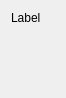
<?xml version="1.0" encoding="UTF-8"?>
<ui version="4.0">
 <class>Test</class>
 <widget class="QWidget" name="Test">
  <property name="geometry">
   <rect>
    <x>0</x>
    <y>0</y>
    <width>66</width>
    <height>98</height>
   </rect>
  </property>
  <property name="windowTitle">
   <string>Test</string>
  </property>
  <layout class="QVBoxLayout" name="verticalLayout">
   <item>
    <widget class="QLabel" name="label">
     <property name="text">
      <string>Label</string>
     </property>
    </widget>
   </item>
   <item>
    <widget class="IntEditor" name="intEditor" native="true">
     <property name="sizePolicy">
      <sizepolicy hsizetype="Maximum" vsizetype="Preferred">
       <horstretch>0</horstretch>
       <verstretch>0</verstretch>
      </sizepolicy>
     </property>
    </widget>
   </item>
   <item>
    <widget class="DoubleEditor" name="double_editor" native="true"/>
   </item>
   <item>
    <widget class="TwoIntEditor" name="two_int_editor" native="true"/>
   </item>
   <item>
    <widget class="TwoDoubleEditor" name="two_double_editor" native="true"/>
   </item>
  </layout>
 </widget>
 <customwidgets>
  <customwidget>
   <class>IntEditor</class>
   <extends>QWidget</extends>
   <header>./widgets/editors/number_editor.h</header>
   <container>1</container>
  </customwidget>
  <customwidget>
   <class>DoubleEditor</class>
   <extends>QWidget</extends>
   <header>./widgets/editors/number_editor.h</header>
   <container>1</container>
  </customwidget>
  <customwidget>
   <class>TwoIntEditor</class>
   <extends>QWidget</extends>
   <header>./widgets/editors/number_editor.h</header>
   <container>1</container>
  </customwidget>
  <customwidget>
   <class>TwoDoubleEditor</class>
   <extends>QWidget</extends>
   <header>./widgets/editors/number_editor.h</header>
   <container>1</container>
  </customwidget>
 </customwidgets>
 <resources/>
 <connections/>
</ui>
